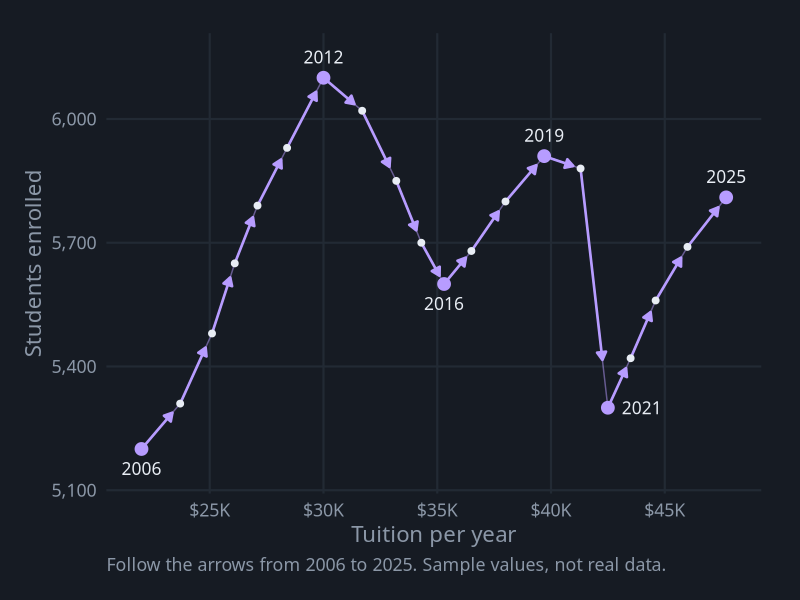
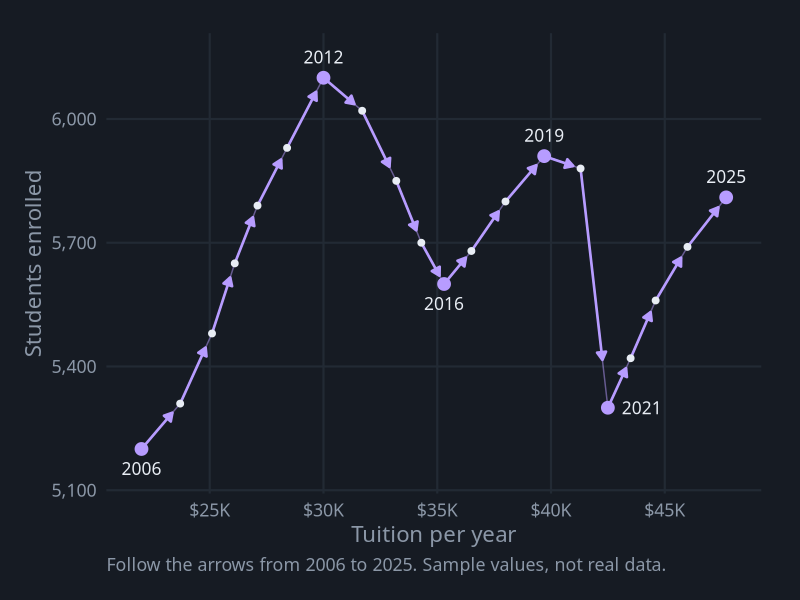

Reproduce these figures in R, in order.
# Connected Scatterplot
# Question: How did tuition and enrollment move together across two decades?
# Put this script and connectedscatter.csv in the same folder, then in RStudio choose
# Session > Set Working Directory > To Source File Location.

library(tidyverse)

# ---- Gallery look: dark background, soft gray text ----
font <- "IBM Plex Sans"   # use "sans" if IBM Plex Sans is not installed
ink  <- "#8B97A7"

theme_gallery <- function() {
  theme_minimal(base_size = 16, base_family = font) +
    theme(
      plot.background  = element_rect(fill = "#161B23", color = NA),
      panel.grid       = element_line(color = "#222A34"),
      panel.grid.minor = element_blank(),
      text             = element_text(color = ink),
      axis.text        = element_text(color = ink),
      legend.position  = "top",
      legend.title     = element_blank(),
      plot.margin      = margin(24, 28, 18, 18)
    )
}

df <- read_csv("connectedscatter.csv", show_col_types = FALSE) |>
  arrange(year) |>
  # each arrow runs 80% of the way to the next year, so its head stays visible
  mutate(next_x = tuition_thousands + 0.8 * (lead(tuition_thousands) - tuition_thousands),
         next_y = enrollment + 0.8 * (lead(enrollment) - enrollment))

# Label the start, the end, and the turning points. hj and vj move each label
# so it sits beside its point instead of on the line.
marks <- df |>
  inner_join(tribble(~year, ~hj,   ~vj,
                     2006,  0.5,   2.0,
                     2012,  0.5,  -1.1,
                     2016,  0.5,   2.0,
                     2019,  0.5,  -1.1,
                     2021, -0.35,  0.5,
                     2025,  0.5,  -1.1), by = "year")

p <- ggplot(df, aes(x = tuition_thousands, y = enrollment)) +
  # one short arrow from each year to the next shows the direction of time
  geom_path(color = "#B79CFF", linewidth = 0.5, alpha = 0.5) +
  geom_segment(aes(xend = next_x, yend = next_y), na.rm = TRUE, color = "#B79CFF", linewidth = 0.9,
               arrow = arrow(length = unit(0.09, "in"), type = "closed")) +
  geom_point(color = "#E8EDF4", size = 2) +
  geom_point(data = marks, color = "#B79CFF", size = 4) +
  geom_text(data = marks, aes(label = year, hjust = hj, vjust = vj),
            color = "#E8EDF4", family = font, size = 4.4) +
  scale_x_continuous(labels = scales::dollar_format(suffix = "K"), breaks = seq(20, 50, 5),
                     expand = expansion(mult = 0.06)) +
  scale_y_continuous(labels = scales::comma, expand = expansion(mult = 0.12)) +
  labs(x = "Tuition per year", y = "Students enrolled",
       caption = "Follow the arrows from 2006 to 2025. Sample values, not real data.") +
  theme_gallery() +
  theme(plot.caption = element_text(color = ink, hjust = 0))

ggsave("connectedscatter.png", p, width = 9, height = 6, dpi = 200)
p
